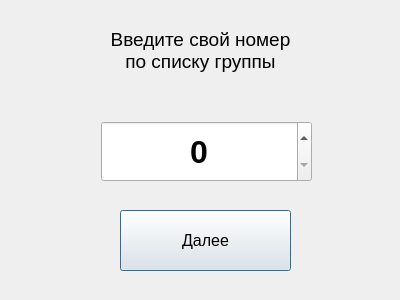
<?xml version="1.0" encoding="UTF-8"?>
<ui version="4.0">
 <class>StudentNumberSelector</class>
 <widget class="QWidget" name="StudentNumberSelector">
  <property name="geometry">
   <rect>
    <x>0</x>
    <y>0</y>
    <width>400</width>
    <height>300</height>
   </rect>
  </property>
  <property name="sizePolicy">
   <sizepolicy hsizetype="Fixed" vsizetype="Fixed">
    <horstretch>0</horstretch>
    <verstretch>0</verstretch>
   </sizepolicy>
  </property>
  <property name="minimumSize">
   <size>
    <width>400</width>
    <height>300</height>
   </size>
  </property>
  <property name="maximumSize">
   <size>
    <width>400</width>
    <height>300</height>
   </size>
  </property>
  <property name="windowTitle">
   <string>Form</string>
  </property>
  <widget class="QLabel" name="headerLabel">
   <property name="geometry">
    <rect>
     <x>0</x>
     <y>0</y>
     <width>401</width>
     <height>101</height>
    </rect>
   </property>
   <property name="font">
    <font>
     <pointsize>14</pointsize>
    </font>
   </property>
   <property name="text">
    <string>Введите свой номер
по списку группы</string>
   </property>
   <property name="alignment">
    <set>Qt::AlignCenter</set>
   </property>
  </widget>
  <widget class="QPushButton" name="goButton">
   <property name="geometry">
    <rect>
     <x>120</x>
     <y>210</y>
     <width>171</width>
     <height>61</height>
    </rect>
   </property>
   <property name="font">
    <font>
     <pointsize>12</pointsize>
    </font>
   </property>
   <property name="inputMethodHints">
    <set>Qt::ImhDigitsOnly</set>
   </property>
   <property name="text">
    <string>Далее</string>
   </property>
   <property name="autoDefault">
    <bool>true</bool>
   </property>
   <property name="default">
    <bool>true</bool>
   </property>
  </widget>
  <widget class="QSpinBox" name="numberSpinBox">
   <property name="geometry">
    <rect>
     <x>101</x>
     <y>121</y>
     <width>211</width>
     <height>61</height>
    </rect>
   </property>
   <property name="font">
    <font>
     <pointsize>24</pointsize>
     <weight>75</weight>
     <bold>true</bold>
    </font>
   </property>
   <property name="alignment">
    <set>Qt::AlignCenter</set>
   </property>
  </widget>
 </widget>
 <resources/>
 <connections/>
</ui>
